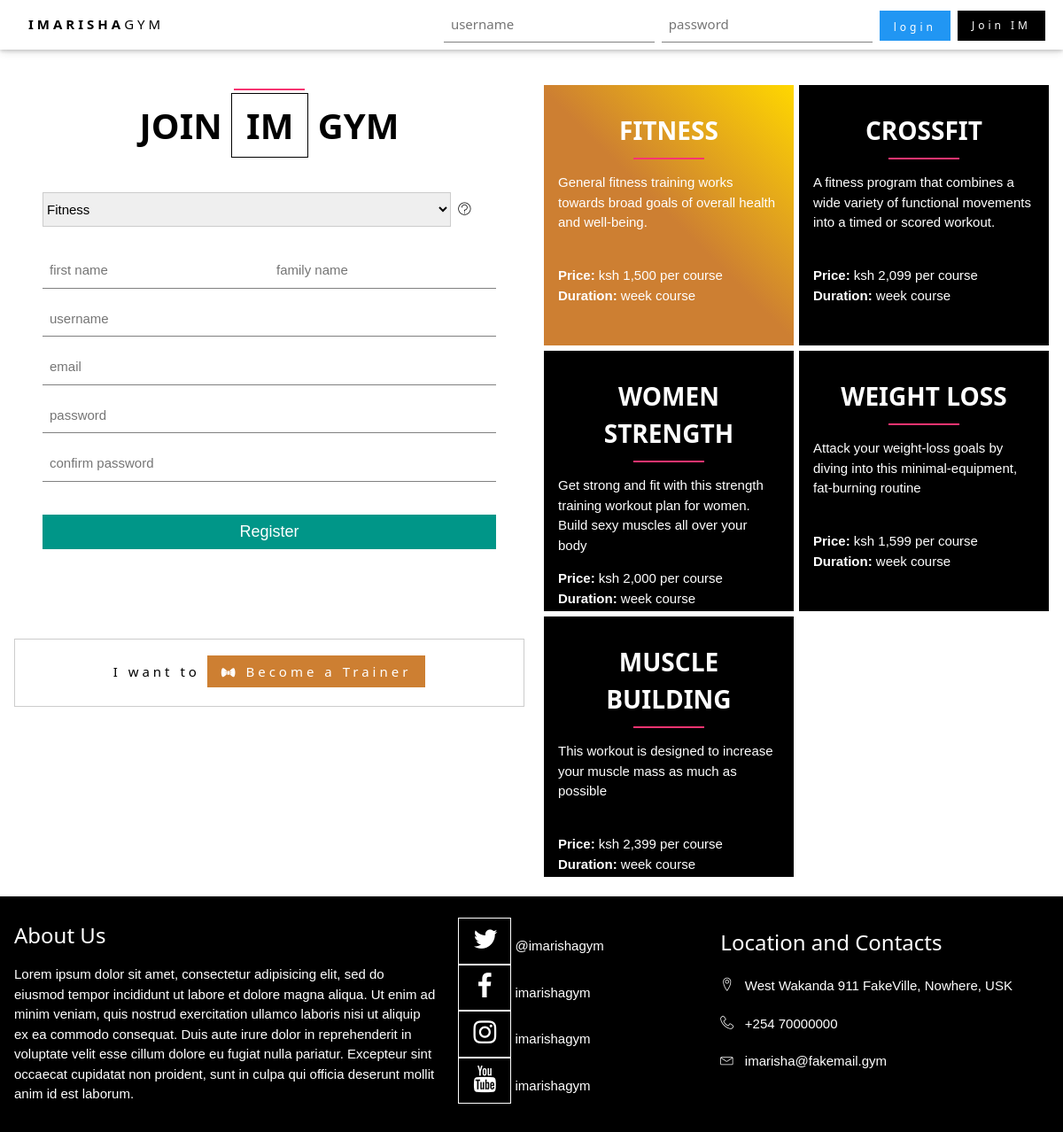
The page /member-signup.php?prog_id=4 on the database its author committed.
### tables this page shows
CREATE TABLE `programs` (
  `prog_id` int(11) NOT NULL,
  `prog_title` varchar(255) NOT NULL,
  `prog_price` int(11) NOT NULL,
  `prog_descr` text NOT NULL,
  `recommended_routine` text NOT NULL,
  `prog_pic` varchar(255) NOT NULL DEFAULT 'default_program.jpg'
);

### member-signup.php (called while the page is built, shortened)
<?php require 'includes/controllers/controller-member-signup.php'; ?>
<?php require 'includes/views/head.php'; ?>
<?php require 'includes/views/persistent-navbar-guest.php'; ?>
<?php require 'includes/views/content-member-signup.php'; ?>
<?php require 'includes/views/footer.php'; ?>

### includes/db/functions-db.php (called while the page is built, shortened)
<?php
function getPrograms($conn, $condition=1)
{
	$sql_select_prog = "
		SELECT *
	  FROM programs
		WHERE " . $condition;
	$result = mysqli_query($conn, $sql_select_prog);
	$programs_data = array();
	if ($result && mysqli_num_rows($result) > 0) {
	  while($row = mysqli_fetch_assoc($result)) {
	  	$programs_data[$row['prog_id']] = $row;
	  }
	}
	return $programs_data;
}
?>

### includes/controllers/controller-member-signup.php (called while the page is built, shortened)
<?php require 'includes/db/connectdb-imarisha.php'; ?>
<?php require 'includes/db/functions-db.php' ?>
<?php
$fname = isset($_POST['fname']) ? sanitize($_POST['fname']) : '';
$lname = isset($_POST['lname']) ? sanitize($_POST['lname']) : '';
$username = isset($_POST['username']) ? sanitize($_POST['username']) : '';
$email = isset($_POST['email']) ? $_POST['email'] : false;
$prog_id = isset($_POST['prog_id']) ? $_POST['prog_id'] : '';
$programs_data = getPrograms($conn);
?>

### includes/views/content-member-signup.php (the view, shortened to what this page needs)
<div class="w3-content w3-padding-16" id="member-signup-container">
	<section class="w3-row-padding">
		<article class="w3-col l6" id="signup-section" style="">
			<section id="member-signup" class="w3-panel w3-padding">
	      <h2 class="service-title w3-padding-12 w3-center">
	        Join <span class="w3-border w3-border-black w3-padding">IM</span> Gym
	      </h2>
				<form onsubmit='validate(); return false' class="w3-container w3-padding" method="POST" action="<?php echo htmlspecialchars($_SERVER['PHP_SELF']);?>" name="signup" id="signup-form">
					<p>
						<select class="prog-select w3-select w3-border" name="prog_id" id="prog-select" style="text-transform: capitalize;display: inline-block;width: 90%" required>
						  <?php foreach ($programs_data as $prog_id => $program): ?>
								<?php
									$preselected = (isset($_GET['prog_id']) && $prog_id == $_GET['prog_id'])
										|| (isset($_POST['prog_id']) && $prog_id == $_POST['prog_id'])
										? $prog_id : false;
								?>
						  	<option value="<?php echo $prog_id ?>" <?php if (isset($_POST['prog_id']) && $_POST['prog_id'] == $prog_id) echo 'selected' ?>>
						  		<?php echo $program['prog_title'] ?>
						  	</option>
						  <?php endforeach ?>
						</select>&nbsp;
						<a href="#<?php if( isset($preselected) && $preselected ) echo "prog" . $preselected ?>" id="prog-more" style="text-decoration: none;"><i class="lnr lnr-question-circle"></i></a>
					</p>
					<p>
						<p class='w3-half'>
							<input class="w3-input w3-validate" type="text" name="fname" placeholder="first name" id="fname" value="<?php echo $fname; ?>" required>
						</p>
						<p class='w3-half'>
							<input class="w3-input w3-validate" type="text" name="lname" placeholder="family name" id="lname" value="<?php echo $lname; ?>" required>
						</p>
					</p>
					<p>
						<input class="w3-input" type="text" name="username" placeholder="username" id="username" value="<?php if ($username && !$username_error) echo $username?>" required>
					</p>
					<p>
						<input class="w3-input" type="email" name="email" placeholder="email" id="email" value="<?php if ($email && !($invalid_email_error || $email_error)) echo $email ?>" required>
					</p>
					<p>
						<input class="w3-input" type="password" name="pass" placeholder="password" id="pass" oninput="validate_password()" required>
					</p>
					<p>
						<input class="w3-input" type="password" name="pass2" placeholder="confirm password" id="pass2" oninput="validate_password()" required>
					</p>
					<p>
					  <button type="submit" class="w3-btn-block w3-teal w3-large">Register</button>
					</p>
				</form>
			</section>
			<section id="trainer-signup" class="w3-card w3-center w3-padding w3-wide" style="margin-top: 70px;">
				<p class="w3-panel">
					I want to <a href="become-trainer.php" class=" w3-bronze w3-padding" style="text-decoration:none;"><i class="ion-bowtie" style="vertical-align: -2px;font-size: 1.2em"></i>&nbsp;Become a Trainer</a>
				</p>
			</section>
		</article>
		<article class="w3-col l6" id="program-descr" style="margin-top: 30px;">
			<section class="w3-row">
			<?php foreach ($programs_data as $prog_id => $program): ?>
				<?php
					$preselected = (isset($_GET['prog_id']) && $prog_id == $_GET['prog_id'])
						|| (isset($_POST['prog_id']) && $prog_id == $_POST['prog_id'])
				?>
				<div class="prog w3-col l6 w3-leftbar w3-bottombar w3-border-white w3-padding <?php echo $preselected ? 'selected_prog' : 'w3-black' ?> " id="prog<?php echo $prog_id ?>" style="height: 300px;">
					<h2 class="prog-title w3-padding-12 w3-center">
						<?php echo $program['prog_title'] ?>
					</h2>
					<p style="height: 90px;text-overflow: auto;"><?php echo $program['prog_descr'] ?></p>
					<p>
						<b>Price: </b> ksh <?php echo number_format($program['prog_price']) ?> per course <br>
						<b>Duration: </b> <?php echo $program['prog_duration'] ?> week course
					</p>
				</div>
			<?php endforeach ?>
			</section>
		</article>
	</section>
</div>

### public/stylesheets/style.css (style rules this page uses)
h2.prog-title { font-size: 28px; position: relative; text-transform: uppercase; font-weight: 700; }
h2.prog-title:after { width: 80px; height: 2px; background: #f73471; content: ""; position: absolute; bottom: 0; left: 50%; -webkit-transform: translateX(-50%); -ms-transform: translateX(-50%); transform: translateX(-50%); }
.service-title { font-size: 40px; position: relative; padding-top: 30px; text-transform: uppercase; font-weight: 800; }
.service-title:before { width: 80px; height: 2px; background: #f73471; content: ""; position: absolute; top: 0; left: 50%; -webkit-transform: translateX(-50%); -ms-transform: translateX(-50%); transform: translateX(-50%); }
.selected_prog { color: #fff; background: linear-gradient(45deg, #CD7F32 50%, #FFD700 100%); }
#member-signup-container { max-width: 1564px; margin-top: 50px; }

### rows shown on the page
programs: prog_title "FITNESS", prog_descr "General fitness training works towards broad goals of overall health and well-being.", prog_price "1,500"
programs: prog_title "CROSSFIT", prog_descr "A fitness program that combines a wide variety of functional movements into a timed or scored workout.", prog_price "2,099"
programs: prog_title "WOMEN STRENGTH", prog_descr "Get strong and fit with this strength training workout plan for women. Build sexy muscles all over your body", prog_price "2,000"
programs: prog_title "WEIGHT LOSS", prog_descr "Attack your weight-loss goals by diving into this minimal-equipment, fat-burning routine", prog_price "1,599"
programs: prog_title "MUSCLE BUILDING", prog_descr "This workout is designed to increase your muscle mass as much as possible", prog_price "2,399"

### other values the page prints
form field prog_id "fitness"
